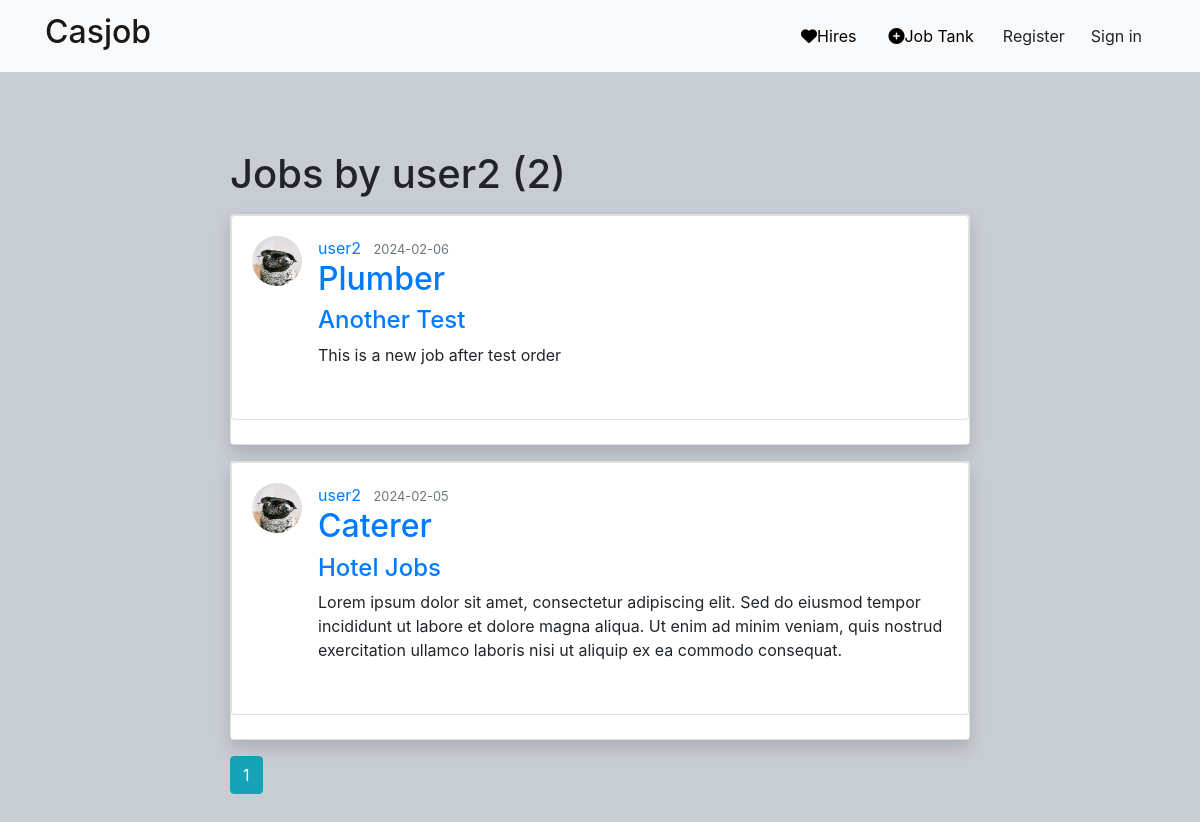
/user/user2, run on an earlier commit of the app's database.
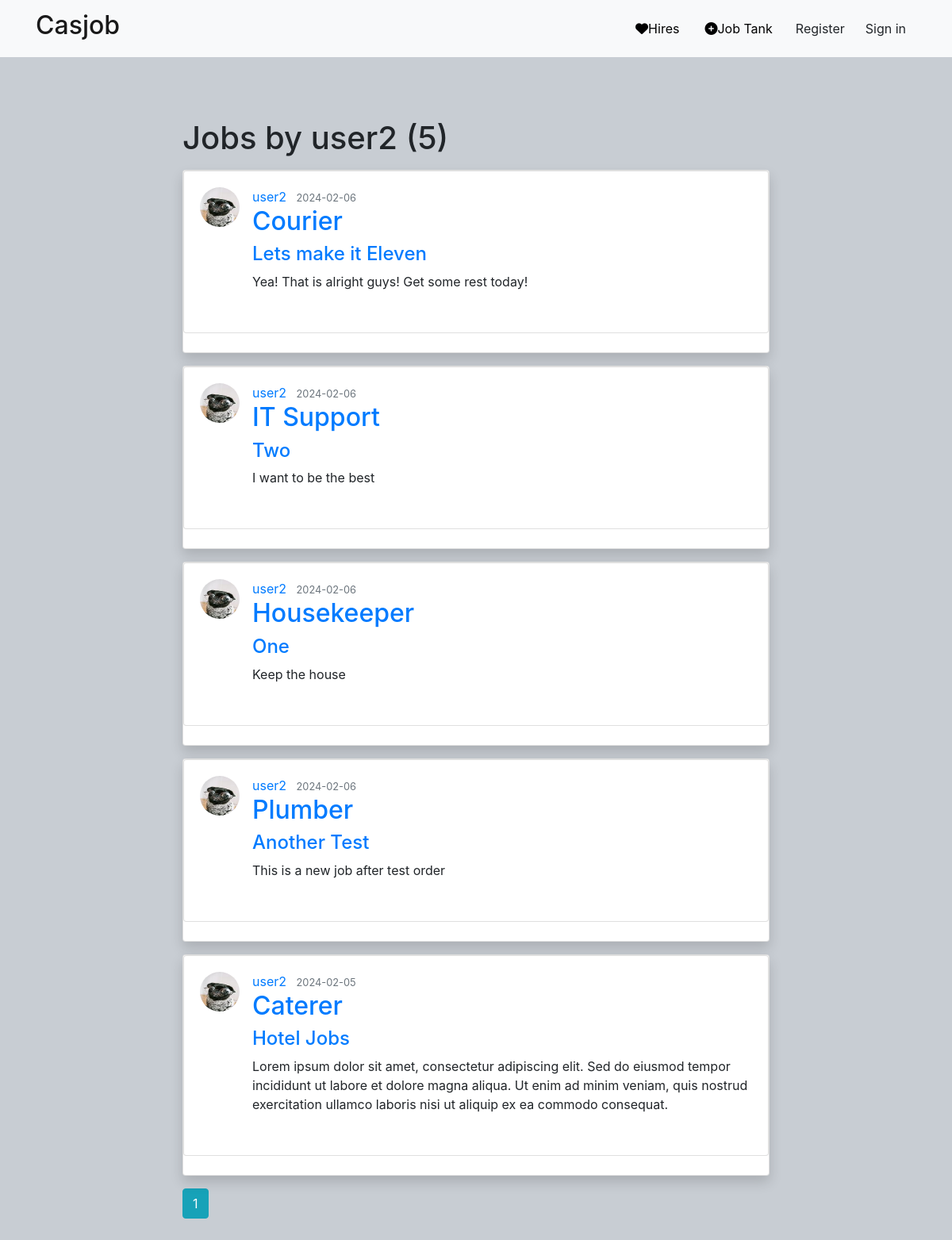
And on a later commit of the database.
### casjob/models.py (models this page shows, shortened)
class User(db.Model, UserMixin):
    id = db.Column(db.Integer, primary_key=True)
    firstname = db.Column(db.String(20), unique=False, nullable=True)
    lastname = db.Column(db.String(20), unique=False, nullable=True)
    username = db.Column(db.String(20), unique=True, nullable=False)
    phone_number = db.Column(db.String(20), unique=True, nullable=True)
    email = db.Column(db.String(120), unique=True, nullable=False)
    skill_type = db.Column(db.String(50), nullable=True)
    bio = db.Column(db.String(300), nullable=True)
    image_file = db.Column(db.String(20), nullable=False, default='default.jpg')
    password = db.Column(db.String(60), nullable=False)
    posts = db.relationship('Post', backref='author', lazy=True)

class Post(db.Model):
    id = db.Column(db.Integer, primary_key=True)
    title = db.Column(db.String(100), nullable=False)
    date_posted = db.Column(db.DateTime, nullable=False, default=datetime.utcnow)
    skill_type = db.Column(db.String(50), nullable=False)
    job_description = db.Column(db.Text, nullable=False)
    user_id = db.Column(db.Integer, db.ForeignKey('user.id'),)

### casjob/routes.py (the view)
@app.route('/user/<username>')
def user_job_posts(username):
    page = request.args.get('page', 1, type=int)
    user = User.query.filter_by(username=username).first_or_404()
    posts = Post.query.filter_by(author=user).order_by(Post.date_posted.desc()).paginate(page=page, per_page=5)
    return render_template('user_job_posts.html', posts=posts, user=user)

### casjob/Templates/user_job_posts.html
{% extends "base.html" %}
{% block content %}
    <h1 class="mb-3">Jobs by {{ user.username }} ({{ posts.total }})</h1>
    {% for post in posts.items %}
        <article class="shadow card mb-3 mx-auto" style="max-width: 740px;">
            <div class="card mb-4">
                <div class="card-body">
                    <div class="media mb-3">
                        <img src="{{ url_for('static', filename='profile_pics/' + post.author.image_file)}}" class="rounded-circle" width="50" height="50" alt="{{ post.author.username }}">
                        <div class="media-body ml-3">
                            <div class="article-metadata">
                                <a class="mr-2" href="{{ url_for('user_job_posts', username=post.author.username) }}">{{ post.author.username }}</a>
                                <small class="text-muted">{{ post.date_posted.strftime('%Y-%m-%d') }}</small>
                            </div>
                            <h2><a class="article-title" href="#">{{ post.skill_type }}</a></h2>
                            <h4><a class="article-title" href="{{ url_for('post', post_id=post.id)}}">{{ post.title }}</a></h4>
                            <p class="article-content">{{ post.job_description }}</p>
                        </div>
                    </div>
                </div>
            </div>
        </article>
        {% endfor %}
        {% for page_num in posts.iter_pages(left_edge=1, right_edge=1, left_current=1, right_current=2) %}
            {% if page_num %}
                {% if posts.page == page_num %}
                    <a class="btn btn-info mb-4" href="{{ url_for('user_job_posts', username=user.username, page=page_num) }}">{{ page_num }}</a>
                {% else %}
                    <a class="btn btn-outline-info mb-4" href="{{ url_for('user_job_posts', username=user.username, page=page_num) }}">{{ page_num }}</a>
                {% endif %}
            {% else %}
                ...
            {% endif %}
    {% endfor %}
{% endblock content %}

### casjob/Templates/base.html (shortened to what this page needs)
<!DOCTYPE html>
<html lang="en">
<head>
    <link rel="stylesheet" href="https://cdn.jsdelivr.net/npm/bootstrap@4.3.1/dist/css/bootstrap.min.css">
    <link rel="stylesheet" href="https://cdn.jsdelivr.net/npm/bootstrap@4.0.0/dist/css/bootstrap.min.css">
    <link rel="stylesheet" href="{{ url_for('static', filename='main.css') }}">
</head>
<body>
    <nav class="navbar navbar-expand-lg fixed-top bg-light navbar-light">
        <div class="container">
          <a class="navbar-brand" href="/"><h2>Casjob</h2></a>
          <div class="collapse navbar-collapse" id="navbarSupportedContent">
            <ul class="navbar-nav ml-auto align-items-center">
              <li class="nav-item">
                <a class="nav-link mx-2" href="{{ url_for('hire') }}"><i class="fas fa-heart pe-2"></i>Hires</a>
              </li>
              <li class="nav-item">
                <a class="nav-link mx-2" href="{{ url_for('job_tank') }}"><i class="fas fa-plus-circle pe-2"></i>Job Tank</a>
              </li>
              {% if current_user.is_authenticated %}
              <li class="nav-item">
                <a class="nav-link mx-2" href="{{ url_for('new_job_post') }}"><i class="fas fa-plus-circle pe-2"></i>Post Jobs</a>
              </li>
              <li class="nav-item">
                <a class="nav-link mx-2" href="#!"><i class="fas fa-bell pe-2"></i>Alerts</a>
              </li>
              <li class="nav-item ms-3">
                <a class="btn btn-black btn-rounded" href="{{ url_for('account') }}">Account</a>
                <a class="btn btn-black btn-rounded" href="{{ url_for('logout') }}">Sign Out</a>
                </li>
                {% else %}
                <li>
                <a class="btn btn-black btn-rounded" href="{{ url_for('register') }}">Register</a>
              </li>
              <li class="nav-item ms-3">
                <a class="btn btn-black btn-rounded" href="{{ url_for('login') }}">Sign in</a>
              </li>
              {% endif %}
            </ul>
          </div>
        </div>
      </nav>
      <div class="content-section mx-auto" style="max-width: 740px;">
      {% block content %}{% endblock %}
      </div>
</body>
</html>

### casjob/static/main.css (style rules this page uses)
body { background-color: rgb(200, 205, 211); margin-top: 100px; padding: 50px; }
.navbar-light .navbar-nav .nav-link { color: #000; }

What changed in the data, as far as the page shows it:
added Post: image_file (picture), author.username "user2", date_posted "2024-02-06", skill_type "Courier", title "Lets make it Eleven", job_description "Yea! That is alright guys! Get some rest today!"
added Post: image_file (picture), author.username "user2", date_posted "2024-02-06", skill_type "IT Support", title "Two", job_description "I want to be the best"
added Post: image_file (picture), author.username "user2", date_posted "2024-02-06", skill_type "Housekeeper", title "One", job_description "Keep the house"
Also different on the page:
{{ posts.total }}: "2" → "5"
